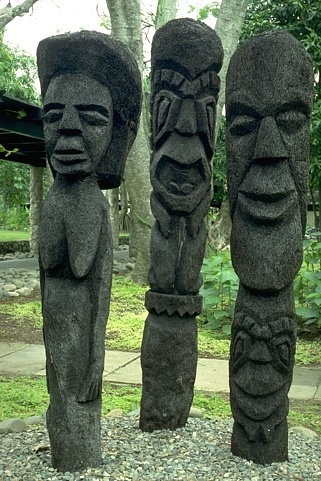
%> input picture examples/101085.jpg, 321 x 481 px
$ octave --eval "result = PreprocessMask(imread('../examples/101085.jpg'));"   (GNU Octave 9; MATLAB toolbox functions it lacks are replaced by stand-ins)
%> lines starting %> are read from the running program, lines starting %| are printed output that depends on the picture; in (x1, y1, x2, y2) boxes, pixels count from 0 and x2, y2 are one past the last pixel; in counts of white or black regions, pixels touching at a corner belong together; the program's own positions count from 1
%% Pre-processing: Creating mask

function BWdfill = PreprocessMask(I)
%%Image Resize
%I = imresize(I,0.11);

%% Median filering
Filter1 = medfilt2(I(:,:,1));
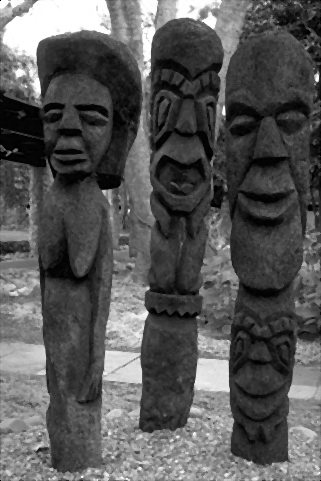
%> Filter1: size 481x321 uint8; min 0, max 255, mean 87.4
Filter2 = medfilt2(I(:,:,2));
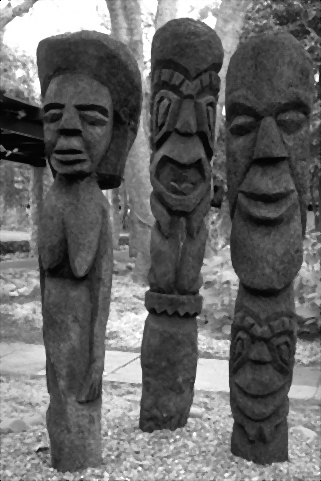
%> Filter2: size 481x321 uint8; min 0, max 255, mean 102.2
Filter3 = medfilt2(I(:,:,3));
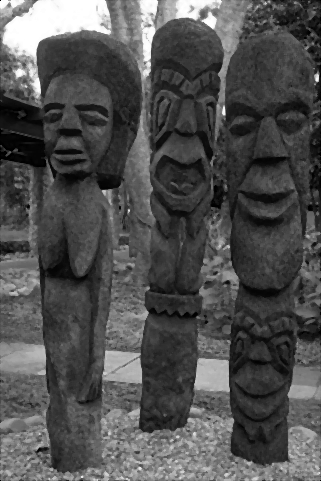
%> Filter3: size 481x321 uint8; min 0, max 255, mean 80.6

I(:,:,1) = Filter1;
I(:,:,2) = Filter2;
I(:,:,3) = Filter3;
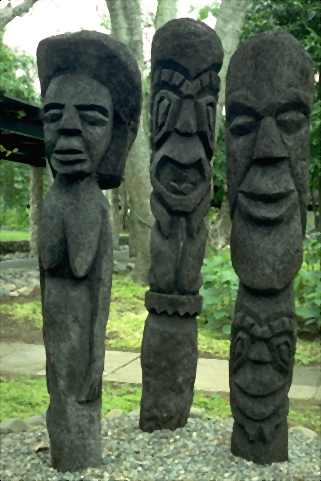
%> I: size 481x321x3 uint8; mean R, G, B 87.4, 102.2, 80.6

%% Convert image from RGB to HSV model
HSV_Image = rgb2hsv(I);
%> HSV_Image: size 481x321x3 double; mean H, S, V 0.329, 0.262, 0.402

%% Binarized image
%level = graythresh(HSV_Image(:,:,2));
HSV_Image3 = im2bw(HSV_Image(:,:,2),0.1);
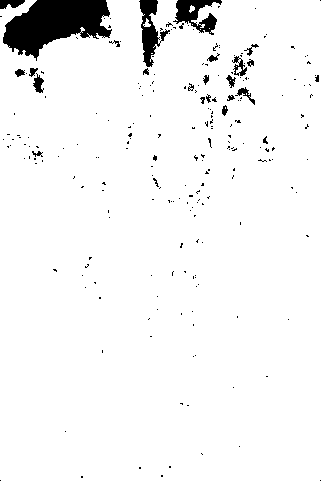
%> HSV_Image3: size 481x321 logical; 95.2% white; 229 black regions (205 under 20 px), largest, box (x1, y1, x2, y2) and area: (3, 0, 112, 61) 3916, (139, 0, 170, 67) 852, (173, 0, 222, 35) 816
%figure, imshow(HSV_Image3), title('Grey_Image');

%% Closing an image (Dilation and then erosion)
se = strel('disk',10);
I_dil = imdilate(HSV_Image3, se);
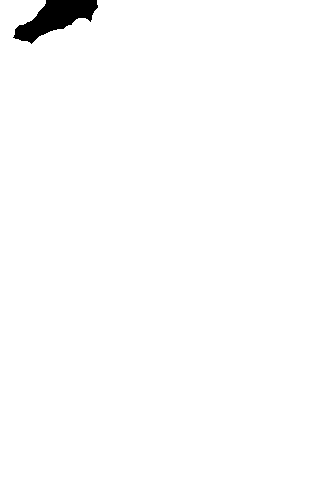
%> I_dil: size 481x321 logical; 98.8% white; 1 black region, box (x1, y1, x2, y2) and area: (13, 0, 98, 44) 1841
erodedBW = imerode(I_dil,se);
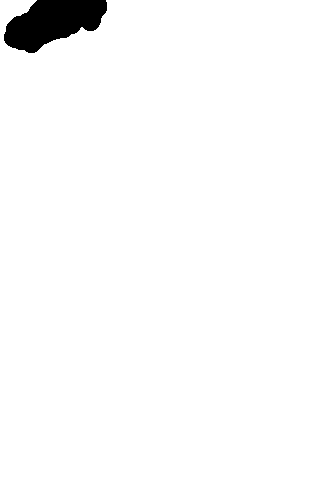
%> erodedBW: size 481x321 logical; 97.7% white; 1 black region, box (x1, y1, x2, y2) and area: (4, 0, 107, 53) 3529
%figure, imshow(erodedBW), title('dilated gradient mask');

%% Filling interior gape
BWdfill = imfill(erodedBW,8,'holes');
%figure, imshow(BWdfill),title('binary image with filled holes');

%% Clear Boader
BWdfill = imclearborder(BWdfill);
%> BWdfill: size 481x321 logical; every value is 0

end

$ run again, on examples/156065.jpg
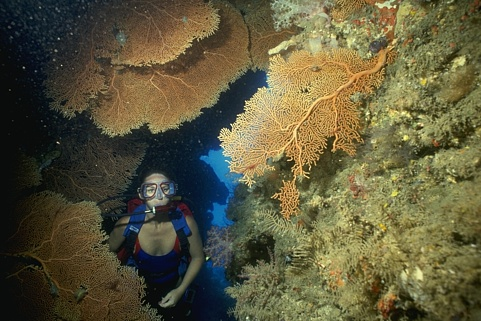
%> input picture examples/156065.jpg, 481 x 321 px
%> in PreprocessMask, `Filter3 = medfilt2(I(:,:,3));`:
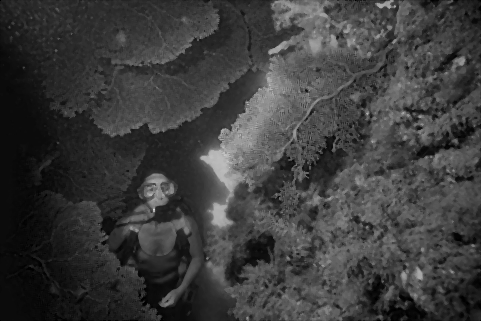
%> Filter3: size 321x481 uint8; min 0, max 214, mean 60.1
%> HSV_Image: size 321x481x3 double; mean H, S, V 0.23, 0.442, 0.389
%> in PreprocessMask, `HSV_Image3 = im2bw(HSV_Image(:,:,2),0.1);`:
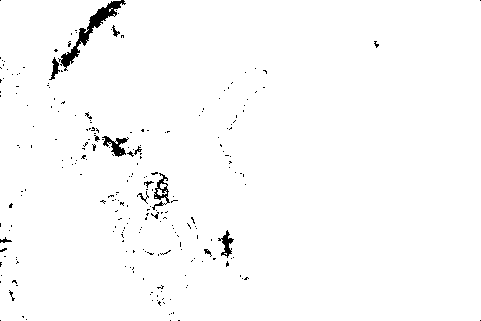
%> HSV_Image3: size 321x481 logical; 98.4% white; 241 black regions (227 under 20 px), largest, box (x1, y1, x2, y2) and area: (58, 0, 126, 71) 795, (102, 136, 129, 157) 239, (152, 173, 170, 210) 212
%> I_dil: size 321x481 logical; every value is 1
%> BWdfill: size 321x481 logical; every value is 0
